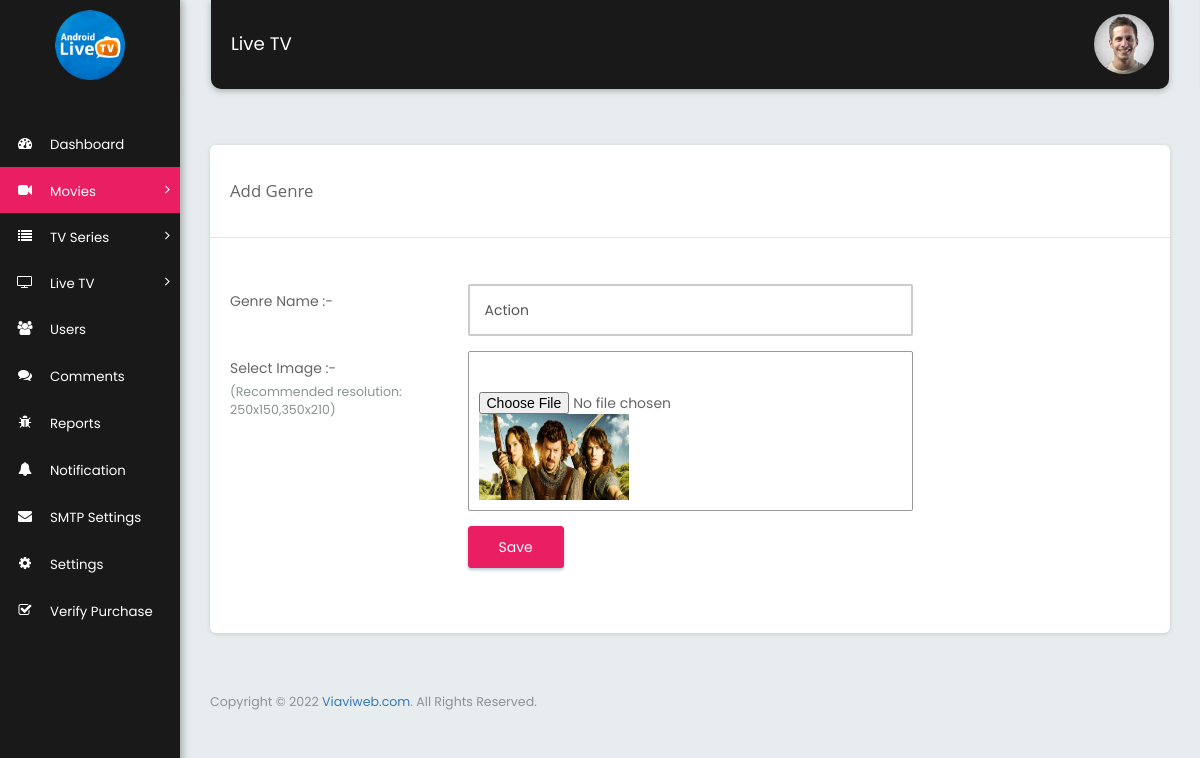
The page /add_genre.php?g_id=3&redirect=manage_genres.php (signed in) on the database its author committed.
### tables this page shows
CREATE TABLE `tbl_genres` (
  `gid` int(11) NOT NULL,
  `genre_name` varchar(255) NOT NULL,
  `genre_image` varchar(255) NOT NULL
);

### add_genre.php (the view, shortened to what this page needs)
<?php
	include("includes/header.php");
	require("includes/function.php");
	if(isset($_GET['g_id']))
	{
		$qry="SELECT * FROM tbl_genres where gid='".$_GET['g_id']."'";
		$result=mysqli_query($mysqli,$qry);
		$row=mysqli_fetch_assoc($result);
	}
?>
<div class="row">
      <div class="col-md-12">
        <div class="card">
          <div class="page_title_block">
            <div class="col-md-5 col-xs-12">
              <div class="page_title"><?php if(isset($_GET['cat_id'])){?>Edit<?php }else{?>Add<?php }?> Genre</div>
            </div>
          </div>
          <div class="clearfix"></div>
          <div class="row mrg-top">
            <div class="col-md-12">
              <div class="col-md-12 col-sm-12">
              </div>
            </div>
          </div>
          <div class="card-body mrg_bottom">
            <form action="" name="addeditcategory" method="post" class="form form-horizontal" enctype="multipart/form-data">
              <div class="section">
                <div class="section-body">
                  <div class="form-group">
                    <label class="col-md-3 control-label">Genre Name :-</label>
                    <div class="col-md-6">
                      <input type="text" name="genre_name" placeholder="Enter genre name" id="genre_name" value="<?php if(isset($_GET['g_id'])){echo $row['genre_name'];}?>" class="form-control" required>
                    </div>
                  </div>
                  <div class="form-group">
	                <label class="col-md-3 control-label">Select Image :-
	                <p class="control-label-help">(Recommended resolution: 250x150,350x210)</p>
	                </label>
	                <div class="col-md-6">
	                  <div class="fileupload_block">
	                  	<input type="file" name="genre_image" value="fileupload" id="fileupload" accept=".png, .jpg, .jpeg, .svg, .gif" <?php echo (!isset($_GET['g_id'])) ? 'required="require"' : '' ?>>
	                  	<div class="fileupload_img">
	                  	<?php
	                    	$img_src="";
	                    	if(!isset($_GET['g_id']) || !file_exists('images/'.$row['genre_image'])){
	                      		$img_src='assets/images/series-cover.jpg';
	                    	}else{
	                      		$img_src='images/'.$row['genre_image'];
	                    	}
	                  ?>
	                  	<img type="image" src="<?=$img_src?>" alt="poster image" style="width: 150px;height: 86px" />
	                    </div>
	                  </div>
	                </div>
	              </div>
                  <div class="form-group">
                    <div class="col-md-9 col-md-offset-3">
                      <button type="submit" name="submit" class="btn btn-primary">Save</button>
                    </div>
                  </div>
                </div>
              </div>
            </form>
          </div>
        </div>
      </div>
    </div>
<?php include("includes/footer.php");?>

### includes/header.php (style rules this page uses)
.form-control { border-width: 2px !important; border-color: #ccc !important; }

### rows shown on the page
tbl_genres: genre_name "Action", genre_image (picture)

### other values the page prints
APP_NAME "Live TV"
